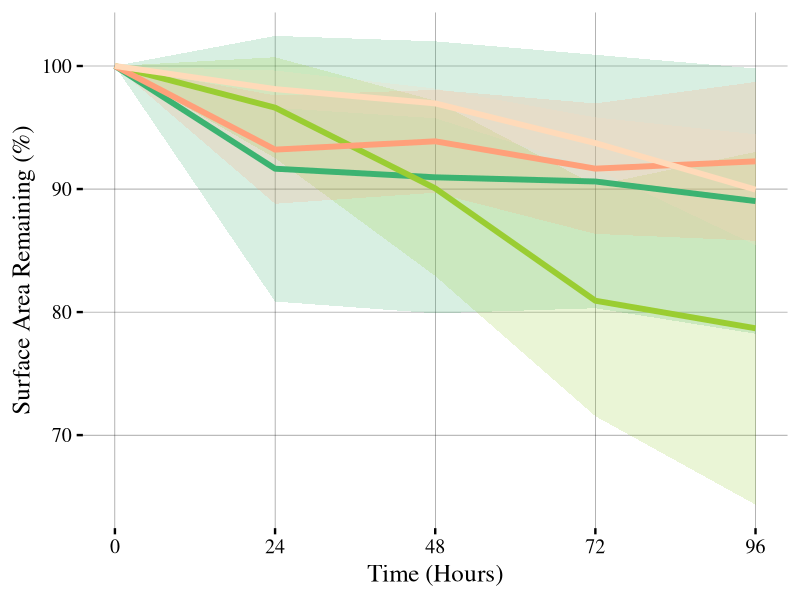
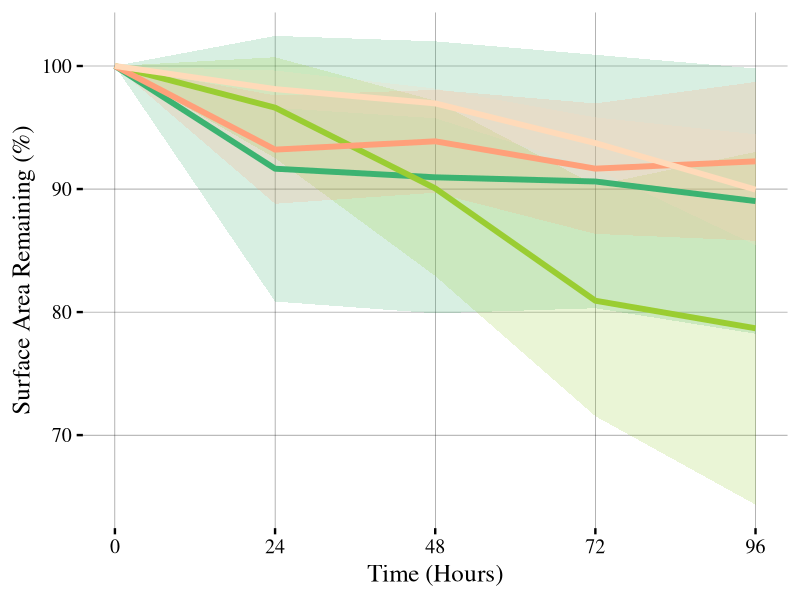

Source code (R) for these figures, in order:
library(tidyverse)
library(ggplot2)
library(ggthemes)


df <- read.csv("olivia/Scans.csv") %>%
  rename(`24` = Damage.at.24.HR....,
         `48` = Damage.at.48.HR....,
         `72` = Damage.at.72.HR....,
         `96` = Damage.at.96.HR....) %>%
  mutate(`0` = 100,
         treatment = str_extract(Leaf.Number, "^..")) %>%
  select(id = Leaf.Number, treatment, `0`, `24`, `48`, `72`, `96`) %>%
  pivot_longer(`0`:`96`, names_to = "time", values_to = "damage") %>%
  mutate(time = as.integer(time))


library(tidyverse)
library(ggplot2)
library(ggthemes)

df <- read.csv("olivia/Scans.csv") %>%
  rename(`24` = Damage.at.24.HR....,
         `48` = Damage.at.48.HR....,
         `72` = Damage.at.72.HR....,
         `96` = Damage.at.96.HR....) %>%
  mutate(`0` = 100,
         treatment = str_extract(Leaf.Number, "^..")) %>%
  select(id = Leaf.Number, treatment, `0`, `24`, `48`, `72`, `96`) %>%
  pivot_longer(`0`:`96`, names_to = "time", values_to = "damage") %>%
  mutate(time = as.integer(time))

# Convert treatment to a factor with the desired order
df$treatment <- factor(df$treatment, levels = c("LP", "LA", "AP", "AA"))

# add in dummy data
df$damage[is.na(df$damage)] <- 100 - (rlnorm(length(df$damage[is.na(df$damage)]), 0, 0.5 ) *
                                        df$time[is.na(df$damage)]/6)

# summarize
df.sum <- df %>%
  group_by(treatment, time) %>%
  summarise(meanDamage = mean(damage), se = sd(damage)/sqrt(6)) %>%
  mutate(semax = meanDamage + (1.96*se),
         semin = meanDamage - (1.96*se))
    
ggplot(data = df.sum, aes(x = time, y = meanDamage)) +
  geom_ribbon(aes(ymin = semin, ymax = semax, fill = treatment),
              alpha = .2) +
  geom_line(aes(color = treatment), linewidth = 2) +
  xlab("Time (Hours)")+
  ylab("Surface Area Remaining (%)")+
  scale_x_continuous(
    name = "Time (Hours)",
    breaks = seq(0, 96, by = 24),
    limits = c(0, 96),
    labels = scales::comma
  ) +
  theme_tufte(18) +
  theme(
    legend.position = "none",
    text = element_text(color = "black"),  # All text
    axis.text = element_text(color = "black"),  # Axis numbers
    axis.title = element_text(color = "black"),  # Axis labels
    axis.ticks = element_line(color = "black"),  # Axis ticks
    panel.grid.major = element_line(color = "black", size = 0.1),
    panel.grid.minor = element_blank(),
    legend.text = element_text(color = "white"),  # Legend text
    legend.title = element_text(color = "white"))+
  scale_fill_manual(values = c("mediumseagreen","olivedrab3", "lightsalmon","peachpuff"), labels = c("Native Intact", "Native Removed", "Exotic Intact", "Exotic Removed"))+
  scale_color_manual(values = c("mediumseagreen","olivedrab3", "lightsalmon","peachpuff"), labels = c("Native Intact", "Native Removed", "Exotic Intact", "Exotic Removed"))+
  labs(fill = "Treatment", color = "Treatment")

ggsave("olivia/meanDamage.png")





#EXTRA GRAPH

# # make figure
# ggplot(data = df.sum, aes(x = time, y = meanDamage)) +
#   geom_ribbon(aes(ymin = semin, ymax = semax, fill = treatment),
#               alpha = .2) +
#   geom_line(aes(color = treatment), linewidth = 2) +
#   geom_line(data = df, aes(y = damage, group = id, color = treatment),
#             linewidth = 0.5, alpha = 0.5) +
#   xlab("Time (Hours)")+
#   ylab("Leaf Damage (%)")+
#   scale_x_continuous(
#     name = "Time (Hours)",
#     breaks = seq(0, 96, by = 24),
#     limits = c(0, 96),
#     labels = scales::comma
#   ) +
#   facet_wrap(
#     ~treatment, 
#     nrow = 2,
#     labeller = labeller(treatment = c(
#       "AA" = "EA",      # Replace with your actual treatment names
#       "AP" = "EP",        # and desired labels
#       "LA" = "NA",
#       "LP" = "NP"
#     ))
#   ) +
#   theme_tufte(18) +
#   theme(legend.position = "none")+
#   scale_fill_manual(values = c("lightsalmon","peachpuff","darkolivegreen4","darkolivegreen3"))+
#   scale_color_manual(values = c("lightsalmon","peachpuff","darkolivegreen4","darkolivegreen3"))
# 
# 
# 
# ggsave("olivia/totalLeafDamage.png") #rename and save image
